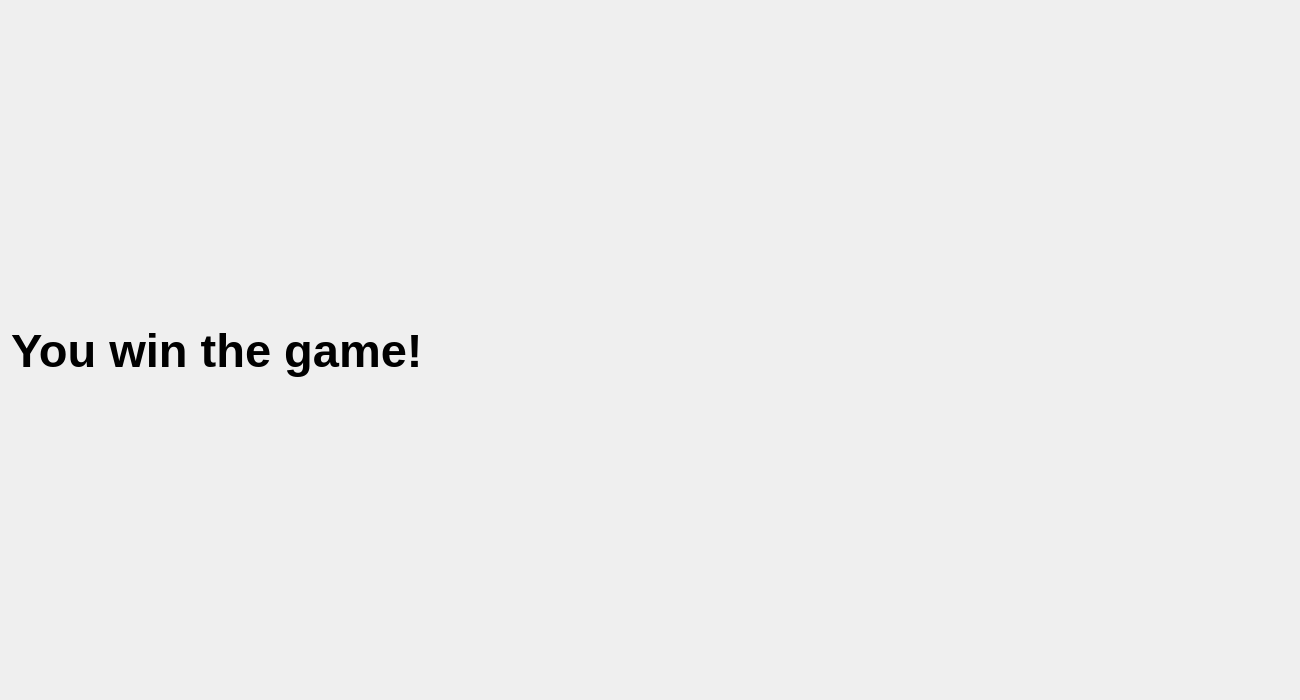
<?xml version="1.0" encoding="UTF-8"?>
<ui version="4.0">
 <class>WinWindow</class>
 <widget class="QDialog" name="WinWindow">
  <property name="geometry">
   <rect>
    <x>0</x>
    <y>0</y>
    <width>1300</width>
    <height>700</height>
   </rect>
  </property>
  <property name="windowTitle">
   <string>Dialog</string>
  </property>
  <layout class="QGridLayout" name="gridLayout">
   <item row="0" column="0">
    <widget class="QLabel" name="winLabel">
     <property name="maximumSize">
      <size>
       <width>1300</width>
       <height>700</height>
      </size>
     </property>
     <property name="font">
      <font>
       <pointsize>35</pointsize>
       <bold>true</bold>
      </font>
     </property>
     <property name="styleSheet">
      <string notr="true">color: rgb(0, 0, 0);</string>
     </property>
     <property name="text">
      <string>You win the game!</string>
     </property>
    </widget>
   </item>
  </layout>
 </widget>
 <resources/>
 <connections/>
</ui>
